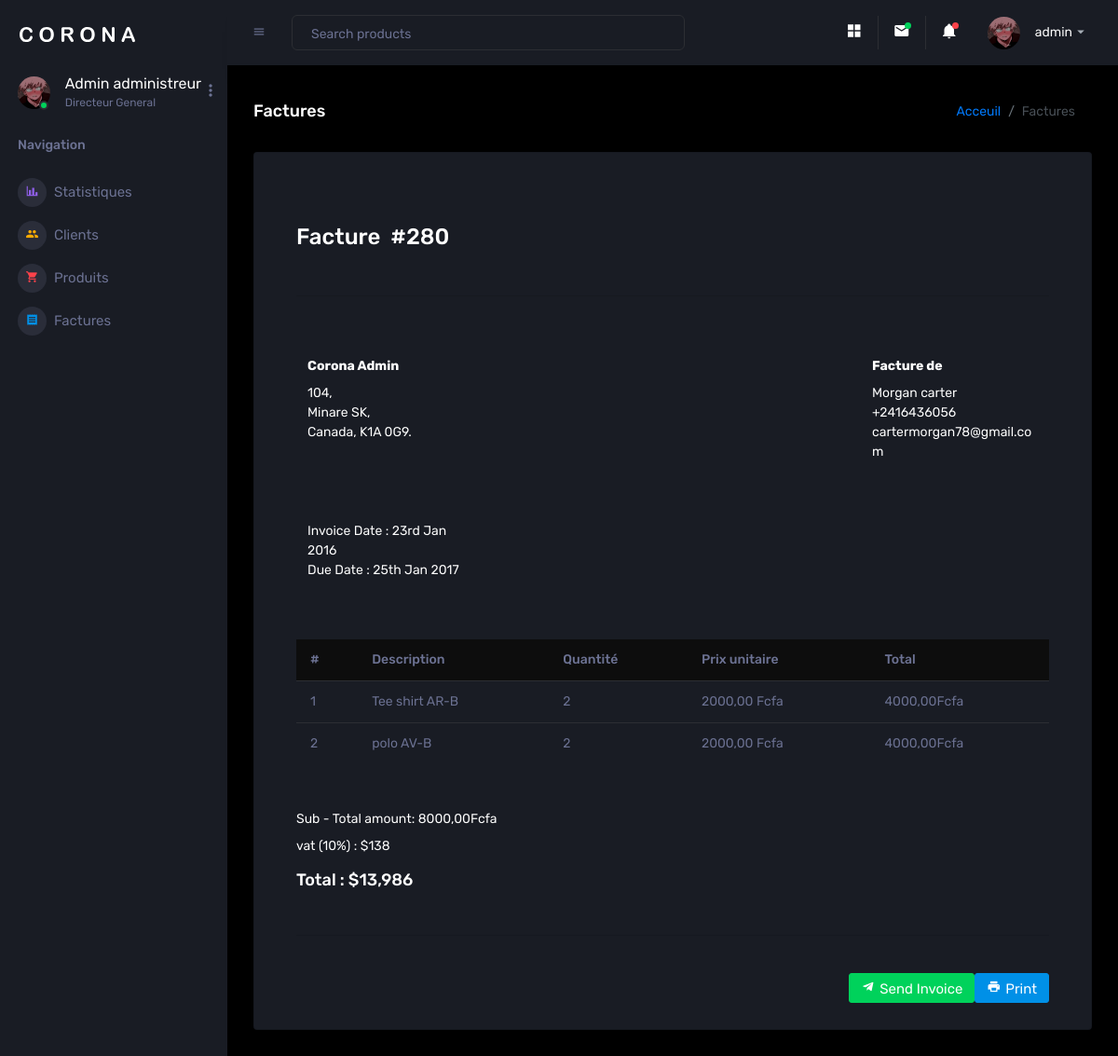
Page /facture/detail-facture/280 (signed in) on the committed database.
### Accounts/models.py (models this page shows, shortened)
class CustomUser(AbstractUser):
    avatar = models.ImageField("photo de profil", upload_to='avatars/', blank=True, null=True)
    class meta:
        db_table = "Utilisateur"
        verbose_name_plural = "Utilisateurs"

### Factures/models.py (models this page shows, shortened)
class Facture(models.Model):
    choice_status = [
        ( 'Impayé','IMPAYE'),
        ( 'Payé','PAYE')
    ]
    id = models.BigAutoField(primary_key=True)
    client = models.ForeignKey(Client,on_delete= models.CASCADE)
    date = models.DateField(auto_now=True)
    status = models.CharField(choices=choice_status,max_length=20)
    history = HistoricalRecords()
    def totaux(self):
        total = 0
        for produit_facture in self.produitfacture_set.all():
            total += produit_facture.montant
        return total

class Client(models.Model):
    id = models.BigAutoField(primary_key=True)
    nom = models.CharField(max_length=100)
    prenom = models.CharField(max_length=100)
    email = models.EmailField(null=True, blank=True)
    tel = models.CharField(max_length=20)
    adresse = models.CharField(null=True, blank=True, max_length=80)
    history = HistoricalRecords()

class ProduitFacture(models.Model):
    id = models.BigAutoField(primary_key=True)
    produit = models.ForeignKey(Produit,on_delete=models.CASCADE)
    quantite = models.PositiveIntegerField(default=0, null=True)
    prix = models.DecimalField(max_digits=9, decimal_places=2)
    montant = models.DecimalField(max_digits=10, decimal_places=2, editable=False)
    facture = models.ForeignKey(Facture, on_delete=models.CASCADE)
    history = HistoricalRecords()

class Produit(models.Model):
    COULEUR_CHOICES = [
        ('BLANC', 'Blanc'),
        ('AUTRE', 'Autre'),
        ('Null', 'null'),
]
    POSITION_CHOICES = [
        ('AVANT', 'avant'),
        ('ARRIERE', 'arriere'),
        ('Null', 'null'),
]
    id = models.BigAutoField(primary_key=True)
    libelle = models.CharField(max_length=50)
    stock = models.PositiveIntegerField()
    couleur = models.CharField(choices=COULEUR_CHOICES, max_length=20, default="null")
    position = models.CharField(choices=POSITION_CHOICES, max_length=20, default="null")
    history = HistoricalRecords()

### Factures/views.py (the view)
# urls.py: path('detail-facture/<int:id>', views.detail_facture, name='detail_facture'),
@login_required
def detail_facture (request, id):
    user = request.user
    facture = Facture.objects.get(pk=id)
    return render(request, 'Facture/detail_facture.html',{'user':user, 'facture':facture})

### templates/Facture/detail_facture.html (shortened to what this page needs)
 {% extends "base.html" %}
 {% block content %}
  <div class="main-panel">
   <div class="content-wrapper">
     <div class="page-header">
       <h3 class="page-title">Factures </h3>
       <nav aria-label="breadcrumb">
         <ol class="breadcrumb">
           <li class="breadcrumb-item"><a href="{% url "index" %}">Acceuil</a></li>
           <li class="breadcrumb-item active" aria-current="page">Factures</li>
         </ol>
       </nav>
     </div>
     <div class="row">
        <div class="col-lg-12">
          <div class="card px-2">
            <div class="card-body">
              <div class="container-fluid">
                <h3 class="text-end my-5">Facture&nbsp;&nbsp;#{{facture.id}}  </h3>
                <hr>
              </div>
              <div class="container-fluid d-flex justify-content-between">
                <div class="col-lg-3 ps-0">
                  <p class="mt-5 mb-2"><b>Corona Admin</b></p>
                  <p>104,<br>Minare SK,<br>Canada, K1A 0G9.</p>
                </div>
                <div class="col-lg-3 pe-0">
                  <p class="mt-5 mb-2 text-end"><b>Facture de</b></p>
                  <p class="text-end">{{facture.client.nom}}  {{facture.client.prenom}}    <br> {{facture.client.tel}}<br>{{facture.client.email}}</p>
                </div>
              </div>
              <div class="container-fluid d-flex justify-content-between">
                <div class="col-lg-3 ps-0">
                  <p class="mb-0 mt-5">Invoice Date : 23rd Jan 2016</p>
                  <p>Due Date : 25th Jan 2017</p>
                </div>
              </div>
              <div class="container-fluid mt-5 d-flex justify-content-center w-100">
                <div class="table-responsive w-100">
                  <table class="table">
                    <thead>
                      <tr class="bg-dark text-white">
                        <th>#</th>
                        <th>Description</th>
                        <th class="text-end">Quantité</th>
                        <th class="text-end">Prix unitaire</th>
                        <th class="text-end">Total</th>
                      </tr>
                    </thead>
                    <tbody>
                        {% for f in facture.produitfacture_set.all %}
                      <tr class="text-end">
                        <td class="text-start">{{f.produit.id}}</td>
                        <td class="text-start">{{f.produit.libelle}}</td>
                        <td>{{f.quantite}}</td>
                        <td>{{f.prix}} Fcfa</td>
                        <td>{{f.montant}}Fcfa</td>
                      </tr>
                      {% endfor %}
                    </tbody>
                  </table>
                </div>
              </div>
              <div class="container-fluid mt-5 w-100">
                <p class="text-end mb-2">Sub - Total amount: {{facture.totaux}}Fcfa</p>
                <p class="text-end">vat (10%) : $138</p>
                <h4 class="text-end mb-5">Total : $13,986</h4>
                <hr>
              </div>
              <div class="container-fluid w-100">
                <a href="#" class="btn btn-primary float-right mt-4 ms-2"><i class="mdi mdi-printer me-1"></i>Print</a>
                <a href="#" class="btn btn-success float-right mt-4"><i class="mdi mdi-telegram me-1"></i>Send Invoice</a>
              </div>
            </div>
          </div>
        </div>
      </div>
    </div>
           </div>
         </div>
       </div>
   {% endblock  %}

### templates/base.html (shortened to what this page needs)
<!DOCTYPE html>
<html lang="fr">
    {% load static %}
  <head>
    <link rel="stylesheet" href="{% static 'vendors/mdi/css/materialdesignicons.min.css' %}">
    <link rel="stylesheet" href="{% static 'vendors/css/vendor.bundle.base.css' %}">
    <link rel="stylesheet" href="{% static 'vendors/jvectormap/jquery-jvectormap.css' %}">
    <link rel="stylesheet" href="{% static 'vendors/flag-icon-css/css/flag-icon.min.css' %}">
    <link rel="stylesheet" href="{% static 'vendors/owl-carousel-2/owl.carousel.min.css' %}">
    <link rel="stylesheet" href="{% static 'vendors/owl-carousel-2/owl.theme.default.min.css' %}">
    <link rel="stylesheet" href="https://cdnjs.cloudflare.com/ajax/libs/font-awesome/6.2.0/css/all.min.css">
    <link rel="stylesheet" href="{% static 'css/style.css' %}">
  </head>
  <body>
    <div class="container-scroller">
      <nav class="sidebar sidebar-offcanvas" id="sidebar">
        <div class="sidebar-brand-wrapper d-none d-lg-flex align-items-center justify-content-center fixed-top">
          <a class="sidebar-brand brand-logo" href="{% url "index" %}"><img src="{% static 'images/logo.svg' %}" alt="logo" /></a>
        </div>
        <ul class="nav">
          <li class="nav-item profile">
            <div class="profile-desc">
              <div class="profile-pic">
                <div class="count-indicator">
                  <img class="img-xs rounded-circle " src="{{ user.avatar.url }}" alt="photo profil">
                  <span class="count bg-success"></span>
                </div>
                <div class="profile-name">
                  <h5 class="mb-0 font-weight-normal">{{ user.first_name }} {{ user.last_name }}
                  </h5>
                  <span>{{ user.groups.all.0.name }}
                  </span>
                </div>
              </div>
              <a href="#" id="profile-dropdown" data-toggle="dropdown"><i class="mdi mdi-dots-vertical"></i></a>
            </div>
          </li>
          <li class="nav-item nav-category">
            <span class="nav-link">Navigation</span>
          </li>
          <li class="nav-item menu-items">
            <a class="nav-link" href="{% url "index" %}">
              <span class="menu-icon">
                <i class="mdi mdi-chart-bar"></i>
              </span>
              <span class="menu-title">Statistiques</span>
            </a>
          </li>
          <li class="nav-item menu-items">
            <a class="nav-link" href="{% url "client" %}">
              <span class="menu-icon">
                <i class="mdi mdi-account-multiple"></i>
              </span>
              <span class="menu-title">Clients</span>
            </a>
          </li>
          <li class="nav-item menu-items">
            <a class="nav-link" href="{% url "produit" %}">
              <span class="menu-icon">
                <i class="mdi mdi-cart"></i>
              </span>
              <span class="menu-title">Produits</span>
            </a>
          </li>
          <li class="nav-item menu-items">
            <a class="nav-link" href="{% url "facture" %}">
              <span class="menu-icon">
                <i class="mdi mdi-receipt"></i>
              </span>
              <span class="menu-title">Factures</span>
            </a>
          </li>
        </ul>
      </nav>
      <div class="container-fluid page-body-wrapper">
        <nav class="navbar p-0 fixed-top d-flex flex-row">
          <div class="navbar-menu-wrapper flex-grow d-flex align-items-stretch">
            <button class="navbar-toggler navbar-toggler align-self-center" type="button" data-toggle="minimize">
              <span class="mdi mdi-menu"></span>
            </button>
            <ul class="navbar-nav w-100">
              <li class="nav-item w-100">
                <form class="nav-link mt-2 mt-md-0 d-none d-lg-flex search">
                  <input type="text" class="form-control" placeholder="Search products">
                </form>
              </li>
            </ul>
            <ul class="navbar-nav navbar-nav-right">
              <li class="nav-item nav-settings d-none d-lg-block">
                <a class="nav-link" href="#">
                  <i class="mdi mdi-view-grid"></i>
                </a>
              </li>
              <li class="nav-item dropdown border-left">
                <a class="nav-link count-indicator dropdown-toggle" id="messageDropdown" href="#" data-toggle="dropdown" aria-expanded="false">
                  <i class="mdi mdi-email"></i>
                  <span class="count bg-success"></span>
                </a>
              </li>
              <li class="nav-item dropdown border-left">
                <a class="nav-link count-indicator dropdown-toggle" id="notificationDropdown" href="#" data-toggle="dropdown">
                  <i class="mdi mdi-bell"></i>
                  <span class="count bg-danger"></span>
                </a>
              </li>
              <li class="nav-item dropdown">
                <a class="nav-link" id="profileDropdown" href="#" data-toggle="dropdown">
                  <div class="navbar-profile">
                    <img class="img-xs rounded-circle" src="{{user.avatar.url}}" alt="photo profil">
                    <p class="mb-0 d-none d-sm-block navbar-profile-name">{{ user.username }}</p>
                    <i class="mdi mdi-menu-down d-none d-sm-block"></i>
                  </div>
                </a>
              </li>
            </ul>
          </div>
        </nav>
         {% block content %}    {% endblock %}
    <link href="https://cdn.jsdelivr.net/npm/apexcharts@3.29.1/dist/apexcharts.min.css" rel="stylesheet">
  </body>
</html>

### rows in the picture
CustomUser: avatar (picture), first_name "Admin", last_name "administreur", groups.all.0.name "Directeur General", username "admin"
Facture: id "280", client.nom "Morgan", client.prenom "carter", client.tel "+2416436056", client.email "cartermorgan78@gmail.com", totaux "8000,00"
ProduitFacture: produit.id "1", produit.libelle "Tee shirt AR-B", quantite "2", prix "2000,00", montant "4000,00"
ProduitFacture: produit.id "2", produit.libelle "polo AV-B", quantite "2", prix "2000,00", montant "4000,00"
